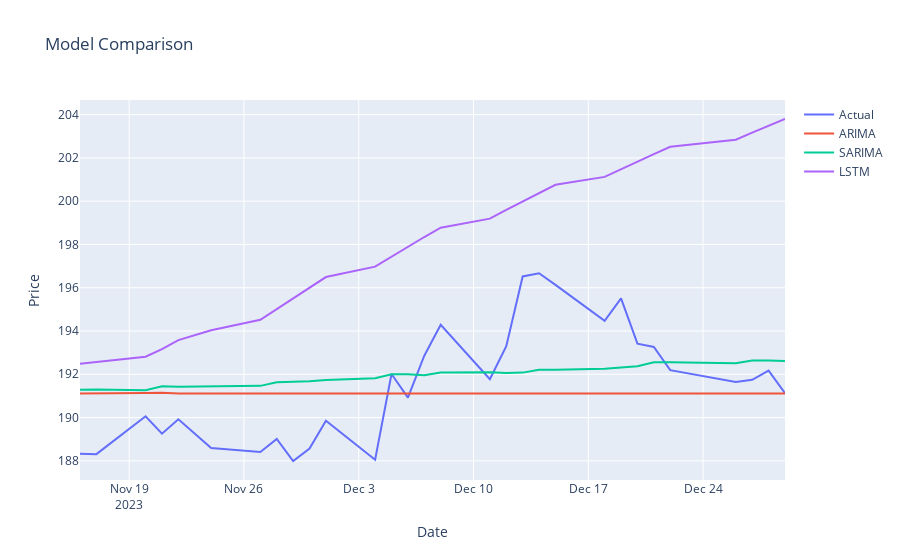

Source (notebook cell):
### Markdown cell above
# 6. Visualizations & Insights

### Code cell
import plotly.graph_objects as go

fig = go.Figure()
fig.add_trace(go.Scatter(x=close_df.index[-30:], y=true_values, name='Actual'))
fig.add_trace(go.Scatter(x=close_df.index[-30:], y=forecast_arima, name='ARIMA'))
fig.add_trace(go.Scatter(x=close_df.index[-30:], y=forecast_sarima, name='SARIMA'))
fig.add_trace(go.Scatter(x=close_df.index[-30:], y=predicted_lstm.flatten(), name='LSTM'))
fig.update_layout(title="Model Comparison", xaxis_title="Date", yaxis_title="Price")
fig.show()
